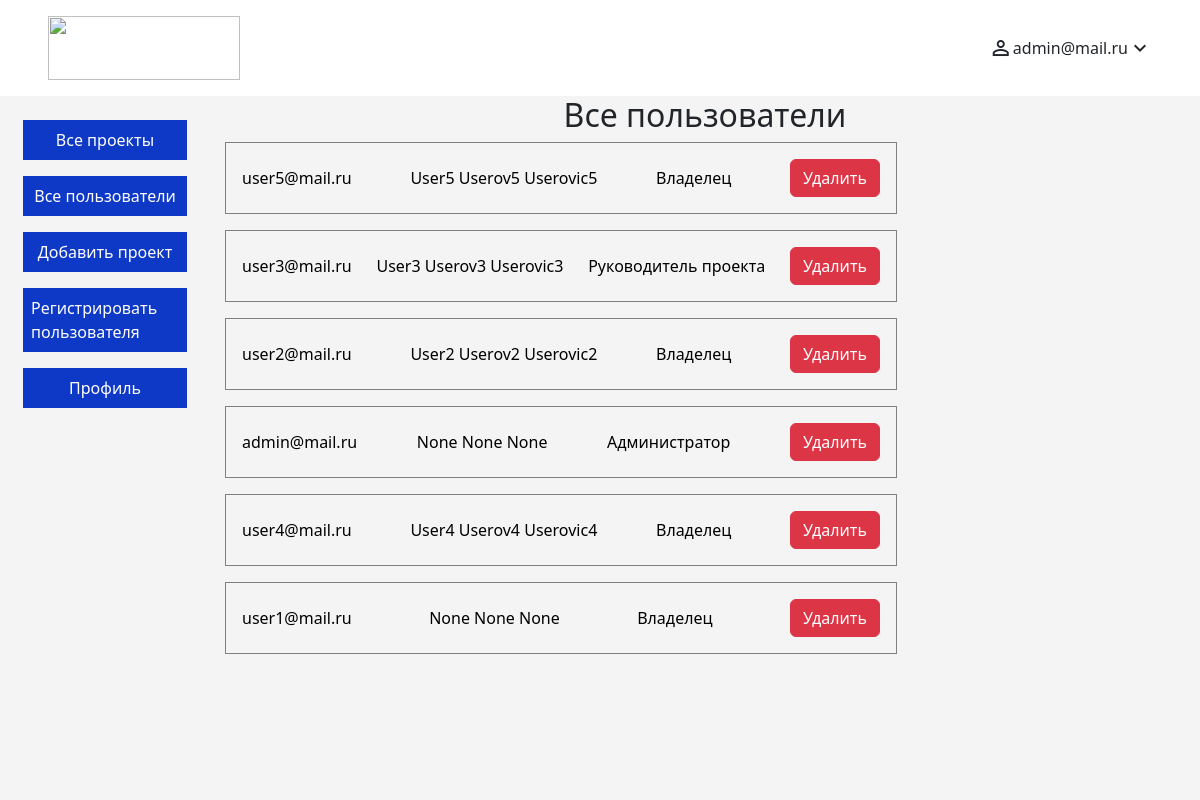
The app's page /administrator/users/all (signed in), older data.
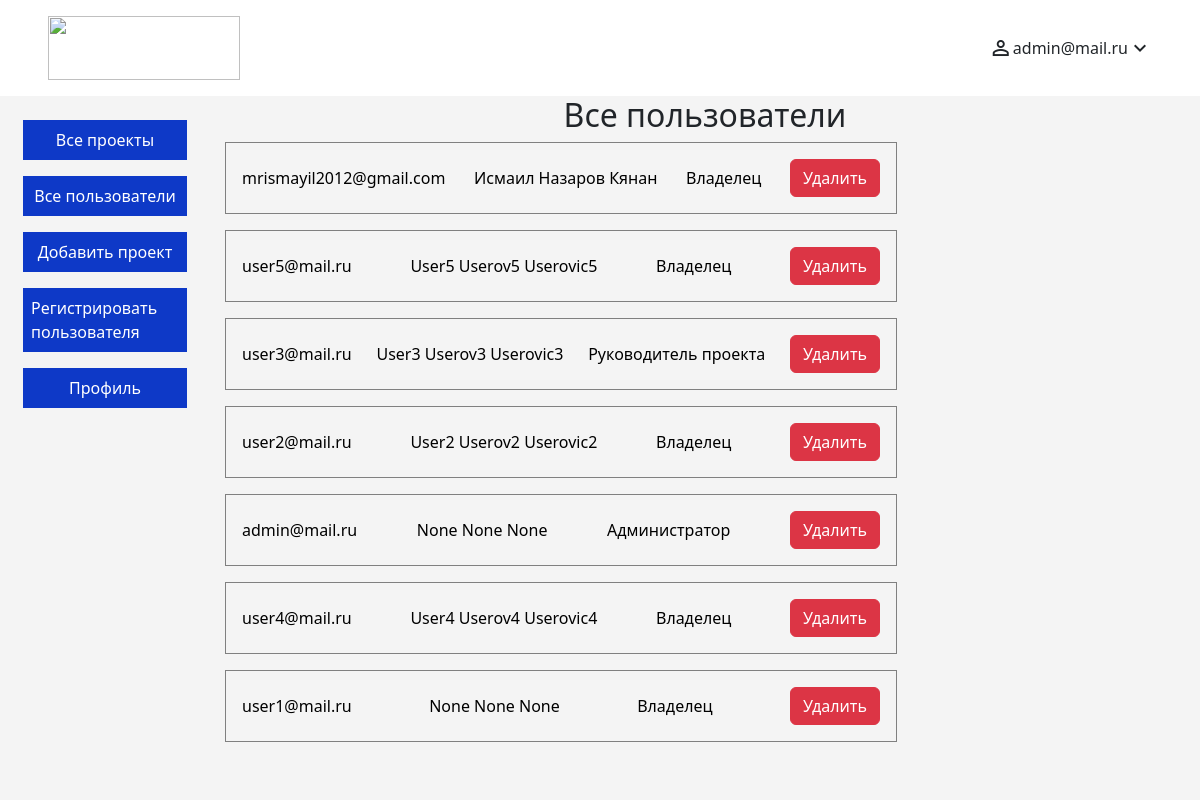
The same page, newer data.
### account/models.py (models this page shows, shortened)
class Account(Base, AbstractBaseUser, PermissionsMixin):
    class Role(models.TextChoices):
        ADMIN = 'admin', 'Администратор'
        OWNER = 'owner', 'Владелец'
        DIRECTOR = 'director', 'Руководитель проекта'
    email = models.EmailField(max_length=255, unique=True, verbose_name='Email')
    password = models.CharField(max_length=255, verbose_name='Пароль')
    name = models.CharField(max_length=255, blank=True, null=True, verbose_name='Имя')
    surname = models.CharField(max_length=255, blank=True, null=True, verbose_name='Фамилия')
    patronymic = models.CharField(max_length=255, blank=True, null=True, verbose_name='Отчество')
    phone = models.CharField(max_length=15, blank=True, null=True, verbose_name='Номер телефона')
    avatar = models.FileField(upload_to='account/', blank=True, null=True, verbose_name='Аватар')
    role = models.CharField(max_length=10, choices=Role.choices, default=Role.DIRECTOR, verbose_name='Роль')
    is_active = models.BooleanField(default=True, verbose_name='Активный')
    is_superuser = models.BooleanField(default=False, verbose_name='Админ')
    is_staff = models.BooleanField(default=False, verbose_name='Сотрудник')
    token = models.CharField(max_length=255, blank=True, null=True, verbose_name='Токен')
    USERNAME_FIELD = 'email'
    REQUIRED_FIELDS = []  # Другие обязательные поля, если требуется
    objects = CustomUserManager()  # Подключите ваш кастомный менеджер
    def __str__(self):
        return self.email
    class Meta:
        verbose_name = 'Пользователь'
        verbose_name_plural = 'Пользователи'

### pages/views.py (the view)
# urls.py: path("administrator/users/all", views.admin_all_users_page, name="admin_all_users_page"),
def admin_all_users_page(request):
    users = Account.objects.all().order_by("-created_at")
    roles = [{'name': '', 'label': 'Выбрать роль'},
                 {'name': 'admin', 'label': 'Администратор'},
                 {'name': 'owner', 'label': 'Владелец'},
                 {'name': 'director', 'label': 'Руководитель проекта'},
                ]
    context = {
        "users": users,
        "roles": roles,
        }
    return render(request, "account/all_users.html", context)

### pages/templates/account/all_users.html (shortened to what this page needs)
{% extends 'layouts/admin_base.html' %}
{% load static %}
{% load crispy_forms_tags %}
{% block styles %}
<link rel="stylesheet" href="{% static 'account/styles/all_users.css' %}">
{% endblock %}
{% block content %}
{% if user.is_superuser %}
<main class="admin-users-page">
    <div class="row">
        <h2 class="users-main-title">Все пользователи</h2>
    </div>
    {% for user in users %}
    <a class="user-update-link" href="{% url 'update_user' 'user' user.id %}">
        <div class="user-block" id="user-block">
            <div class="user-email-block">
                <p class="user-email">{{ user.email }}</p>
            </div>
            <div class="user-name-block">
                <p class="user-name">{{ user.name }} {{ user.surname }} {{ user.patronymic }}</p>
            </div>
            <div class="user-role-block">
                {% for role in roles %}
                <p class="user-role">{% if user.role == role.name %}{{ role.label }}{% endif %}</p>
                {% endfor %}
            </div>
            <div class="user-actions-block">
                <form method="post" action="{% url 'delete_user' user.id %}">
                    <button type="submit" id="delete_user" class="btn btn-danger"
                data-id="{{ user.id }}" data-token="{{ csrf_token }}">Удалить</button>
                </form>
            </div>
        </div>
    </a>
    {% endfor %}
</main>
{% endif %}
{% endblock content %}

### pages/templates/layouts/admin_base.html (shortened to what this page needs)
{% load static %}
<!DOCTYPE html>
<html lang="en">
<head>
    {% block styles %}{% endblock %}
    <link href="{% static 'css/bootstrap.min.css' %}" rel="stylesheet">
    <link rel="stylesheet" href="{% static 'projects/styles/adminStyles.css' %}">
    <link rel="stylesheet" href="{% static 'projects/styles/style.css' %}">
    <link rel="stylesheet" href="{% static 'account/styles/style.css' %}">
    <link href="{% static 'fontawesomefree/css/fontawesome.css' %}" rel="stylesheet" type="text/css">
    <link href="{% static 'fontawesomefree/css/brands.css' %}" rel="stylesheet" type="text/css">
    <link href="{% static 'fontawesomefree/css/solid.css' %}" rel="stylesheet" type="text/css">
</head>
<body>
    {% if user.is_superuser %}
    <header class="auth-header">
        <div class="logo">
            <img class="logo-img" src="{% static 'images/logo.png' %}" alt="">
        </div>
        <div class="account">
            <span class="material-icons">
            </span>
            <span>{{ user }}</span>
            <span class="material-icons" id="toggle-dropdown" style="cursor: pointer;">
            </span>
        </div>
    </header>
    <main class="base-main">
        <section class="base-menu">
            <nav class="base-menu-items">
                <a class="base-menu-item" href="{% url 'admin_all_projects_page' %}">Все проекты</a>
                <a class="base-menu-item" href="{% url 'admin_all_users_page' %}">Все пользователи</a>
                <a class="base-menu-item" href="{% url 'project_create_page' %}">Добавить проект</a>
                <a class="base-menu-item" href="{% url 'register' %}">Регистрировать пользователя</a>
                <a class="base-menu-item" href="{% url 'update_user' 'admin' user.id %}">Профиль</a>
            </nav>
        </section>
        <section class="base-content">
            {% block content %}{% endblock content %}
        </section>
    </main>
    {% endif %}
</body>
</html>

Row changes from the older to the newer data that the page shows:
added Account: email "mrismayil2012@gmail.com", name "Исмаил", surname "Назаров", patronymic "Кянан", label "Владелец"
